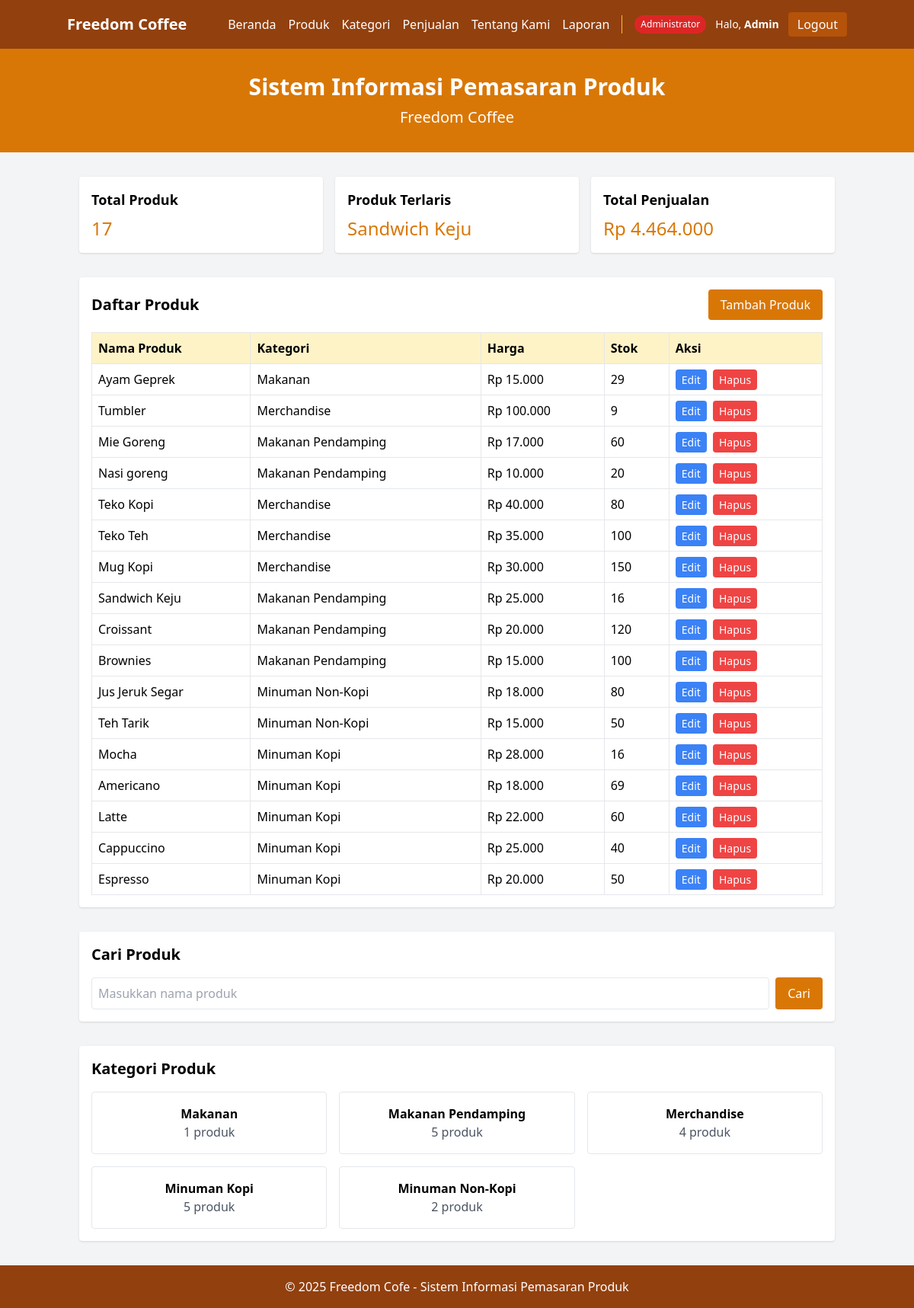
Page /index.php (signed in) on the committed database.
### tables this page shows
CREATE TABLE `products` (
  `id` int(11) NOT NULL,
  `name` varchar(255) NOT NULL,
  `category_id` int(11) NOT NULL,
  `price` decimal(10,2) NOT NULL,
  `stock` int(11) NOT NULL,
  `description` text DEFAULT NULL,
  `image` varchar(255) DEFAULT NULL,
  `created_at` timestamp NOT NULL DEFAULT current_timestamp()
);

CREATE TABLE `categories` (
  `id` int(11) NOT NULL,
  `name` varchar(255) NOT NULL,
  `description` text DEFAULT NULL,
  `created_at` timestamp NOT NULL DEFAULT current_timestamp(),
  `updated_at` timestamp NOT NULL DEFAULT current_timestamp() ON UPDATE current_timestamp()
);

### functions/product_functions.php (called while the page is built, shortened)
<?php
function getAllProducts($conn) {
    $sql = "SELECT p.*, c.name as category_name
            FROM products p
            INNER JOIN categories c ON p.category_id = c.id
            ORDER BY p.id DESC";
    $result = mysqli_query($conn, $sql);
    $products = [];
    if (mysqli_num_rows($result) > 0) {
        while ($row = mysqli_fetch_assoc($result)) {
            $products[] = $row;
        }
    }
    return $products;
}
function getTotalProducts($conn) {
    $sql = "SELECT COUNT(*) as total FROM products";
    $result = mysqli_query($conn, $sql);
    $row = mysqli_fetch_assoc($result);
    return $row['total'];
}
function getBestSellingProduct($conn) {
    $sql = "SELECT p.name, SUM(s.quantity) as total_sold
            FROM products p
            INNER JOIN sales s ON p.id = s.product_id
            GROUP BY p.id
            ORDER BY total_sold DESC
            LIMIT 1";
    $result = mysqli_query($conn, $sql);
    if (mysqli_num_rows($result) > 0) {
        $row = mysqli_fetch_assoc($result);
        return $row;
    }
    return null;
}
function getTotalSales($conn) {
    $sql = "SELECT SUM(total_price) as total FROM sales";
    $result = mysqli_query($conn, $sql);
    $row = mysqli_fetch_assoc($result);
    return $row['total'];
}
?>

### functions/category_functions.php (called while the page is built, shortened)
<?php
function getProductCountByCategory($conn) {
    $sql = "SELECT c.id, c.name, c.description, COUNT(p.id) as product_count
            FROM categories c
            LEFT JOIN products p ON c.id = p.category_id
            GROUP BY c.id, c.name, c.description
            ORDER BY c.name ASC";
    $result = mysqli_query($conn, $sql);
    $categories = [];
    if ($result && mysqli_num_rows($result) > 0) {
        while ($row = mysqli_fetch_assoc($result)) {
            $categories[] = $row;
        }
    }
    return $categories;
}
?>

### index.php (the view, shortened to what this page needs)
<?php
require_once 'config/database.php';
require_once 'functions/product_functions.php';
require_once 'functions/category_functions.php';
$total_products = getTotalProducts($conn);
$best_product = getBestSellingProduct($conn);
$total_sales = getTotalSales($conn);
$categories_with_count = getProductCountByCategory($conn);
include 'includes/header.php';
include 'includes/navbar.php';
?>
<main class="container mx-auto px-4 py-8">
    <div class="grid grid-cols-1 md:grid-cols-3 gap-4 mb-8">
        <div class="bg-white p-4 rounded shadow">
            <h3 class="font-bold text-lg mb-2">Total Produk</h3>
            <p class="text-2xl text-amber-600"><?php echo $total_products; ?></p>
        </div>
        <div class="bg-white p-4 rounded shadow">
            <h3 class="font-bold text-lg mb-2">Produk Terlaris</h3>
            <p class="text-2xl text-amber-600"><?php echo $best_product ? $best_product['name'] : 'Belum ada data'; ?></p>
        </div>
        <div class="bg-white p-4 rounded shadow">
            <h3 class="font-bold text-lg mb-2">Total Penjualan</h3>
            <p class="text-2xl text-amber-600">Rp <?php echo number_format($total_sales, 0, ',', '.'); ?></p>
        </div>
    </div>
    <div class="bg-white p-4 rounded shadow mb-8">
        <div class="flex justify-between items-center mb-4">
            <h2 class="text-xl font-bold">Daftar Produk</h2>
            <a href="pages/product/add.php" class="bg-amber-600 text-white px-4 py-2 rounded">Tambah Produk</a>
        </div>
        <div class="overflow-x-auto">
            <table class="w-full border-collapse">
                <thead>
                    <tr class="bg-amber-100">
                        <th class="border p-2 text-left">Nama Produk</th>
                        <th class="border p-2 text-left">Kategori</th>
                        <th class="border p-2 text-left">Harga</th>
                        <th class="border p-2 text-left">Stok</th>
                        <th class="border p-2 text-left">Aksi</th>
                    </tr>
                </thead>
                <tbody>
                    <?php
                    $products = getAllProducts($conn);
                    foreach ($products as $product) {
                    ?>
                    <tr>
                        <td class="border p-2"><?php echo $product['name']; ?></td>
                        <td class="border p-2"><?php echo $product['category_name']; ?></td>
                        <td class="border p-2">Rp <?php echo number_format($product['price'], 0, ',', '.'); ?></td>
                        <td class="border p-2"><?php echo $product['stock']; ?></td>
                        <td class="border p-2">
                            <a href="pages/product/edit.php?id=<?php echo $product['id']; ?>" class="bg-blue-500 text-white px-2 py-1 rounded text-sm mr-1">Edit</a>
                            <a href="pages/product/delete.php?id=<?php echo $product['id']; ?>" class="bg-red-500 text-white px-2 py-1 rounded text-sm" onclick="return confirm('Yakin ingin menghapus produk ini?')">Hapus</a>
                        </td>
                    </tr>
                    <?php
                    }
                    ?>
                </tbody>
            </table>
        </div>
    </div>
    <div class="bg-white p-4 rounded shadow mb-8">
        <h2 class="text-xl font-bold mb-4">Cari Produk</h2>
        <form action="pages/product/index.php" method="GET">
            <div class="flex gap-2">
                <input type="text" name="search" placeholder="Masukkan nama produk" class="border p-2 rounded w-full">
                <button type="submit" class="bg-amber-600 text-white px-4 py-2 rounded">Cari</button>
            </div>
        </form>
    </div>
    <div class="bg-white p-4 rounded shadow">
        <h2 class="text-xl font-bold mb-4">Kategori Produk</h2>
        <div class="grid grid-cols-2 md:grid-cols-3 gap-4">
            <?php foreach ($categories_with_count as $category) { ?>
                <div class="border p-4 rounded text-center">
                    <h3 class="font-bold"><?php echo $category['name']; ?></h3>
                    <p class="text-gray-600"><?php echo $category['product_count']; ?> produk</p>
                </div>
            <?php } ?>
        </div>
    </div>
</main>
<?php include 'includes/footer.php'; ?>

### includes/header.php (shortened to what this page needs)
<!DOCTYPE html>
<html lang="id">
<head>
    <script src="https://cdn.tailwindcss.com"></script>
</head>
<body class="bg-gray-100 min-h-screen flex flex-col"></body>

### includes/navbar.php (shortened to what this page needs)
<?php
function getUserName() {
    return isset($_SESSION['full_name']) && !empty($_SESSION['full_name']) ? $_SESSION['full_name'] : 'User';
}
function getUserRole() {
    return isset($_SESSION['role']) && !empty($_SESSION['role']) ? $_SESSION['role'] : 'Guest';
}
function hasPageAccess($required_role = 'any') {
    $user_role = getUserRole();
    if ($user_role === 'Administrator') {
        return true;
    }
    return false;
}
?>
<nav class="bg-amber-800 text-white p-4">
    <div class="container mx-auto flex flex-col md:flex-row justify-between items-center">
        <a href="/muha/index.php" class="text-xl font-bold mb-2 md:mb-0">Freedom Coffee</a>
        <div class="flex flex-col md:flex-row items-center space-y-2 md:space-y-0 md:space-x-4">
            <div class="flex items-center space-x-4">
                <a href="/muha/index.php" class="hover:underline">Beranda</a>
                <a href="/muha/pages/product/index.php" class="hover:underline">Produk</a>
                <a href="/muha/pages/category/index.php" class="hover:underline">Kategori</a>
                <a href="/muha/pages/sales/index.php" class="hover:underline">Penjualan</a>
                <a href="/muha/pages/aboutus/index.pphp" class="hover:underline">Tentang Kami</a>
                <?php if (hasPageAccess('Supervisor')) { ?>
                    <a href="/muha/pages/reports/index.php" class="hover:underline">Laporan</a>
                <?php } ?>
            </div>
            <div class="flex items-center space-x-3">
                <span class="px-2 py-1 text-xs rounded-full font-medium
                    <?php
                    $role = getUserRole();
                    echo $role === 'Administrator' ? 'bg-red-600' :
                         ($role === 'Supervisor' ? 'bg-blue-600' : 'bg-green-600');
                    ?>">
                    <?php echo htmlspecialchars($role); ?>
                </span>
                <span class="text-sm">
                    Halo, <span class="font-semibold"><?php echo htmlspecialchars(getUserName()); ?></span>
                </span>
                <a href="/MUHA/pages/logout.php"
                   class="bg-amber-700 px-3 py-1 rounded hover:bg-amber-900 transition-colors"
                   onclick="return confirm('Apakah Anda yakin ingin logout?')">
                    Logout
                </a>
            </div>
        </div>
    </div>
</nav>
<header class="bg-amber-600 text-white py-8">
    <div class="container mx-auto px-4 text-center">
        <h1 class="text-3xl font-bold mb-2">Sistem Informasi Pemasaran Produk</h1>
        <p class="text-xl">Freedom Coffee</p>
    </div>
</header>

### includes/footer.php
<footer class="bg-amber-800 text-white p-4 mt-auto">
    <div class="container mx-auto text-center">
        <p>&copy; <?php echo date('Y'); ?> Freedom Cofe - Sistem Informasi Pemasaran Produk</p>
    </div>
</footer>
</body>
</html>

### rows in the picture
products: name "Ayam Geprek", category.name "Makanan", price "15.000", stock "29"
products: name "Tumbler", category.name "Merchandise", price "100.000", stock "9"
products: name "Mie Goreng", category.name "Makanan Pendamping", price "17.000", stock "60"
products: name "Nasi goreng", category.name "Makanan Pendamping", price "10.000", stock "20"
products: name "Teko Kopi", category.name "Merchandise", price "40.000", stock "80"
products: name "Teko Teh", category.name "Merchandise", price "35.000", stock "100"
products: name "Mug Kopi", category.name "Merchandise", price "30.000", stock "150"
products: name "Sandwich Keju", category.name "Makanan Pendamping", price "25.000", stock "16"
products: name "Croissant", category.name "Makanan Pendamping", price "20.000", stock "120"
products: name "Brownies", category.name "Makanan Pendamping", price "15.000", stock "100"
products: name "Jus Jeruk Segar", category.name "Minuman Non-Kopi", price "18.000", stock "80"
products: name "Teh Tarik", category.name "Minuman Non-Kopi", price "15.000", stock "50"
products: name "Mocha", category.name "Minuman Kopi", price "28.000", stock "16"
products: name "Americano", category.name "Minuman Kopi", price "18.000", stock "69"
products: name "Latte", category.name "Minuman Kopi", price "22.000", stock "60"
products: name "Cappuccino", category.name "Minuman Kopi", price "25.000", stock "40"
products: name "Espresso", category.name "Minuman Kopi", price "20.000", stock "50"
categories: name "Makanan", product_count "1"
categories: name "Makanan Pendamping", product_count "5"
categories: name "Merchandise", product_count "4"
categories: name "Minuman Kopi", product_count "5"
categories: name "Minuman Non-Kopi", product_count "2"

### other values in the picture
$role "Administrator"
getUserName() "Admin"
$total_products "17"
$best_product['name'] "Sandwich Keju"
$total_sales "4.464.000"
